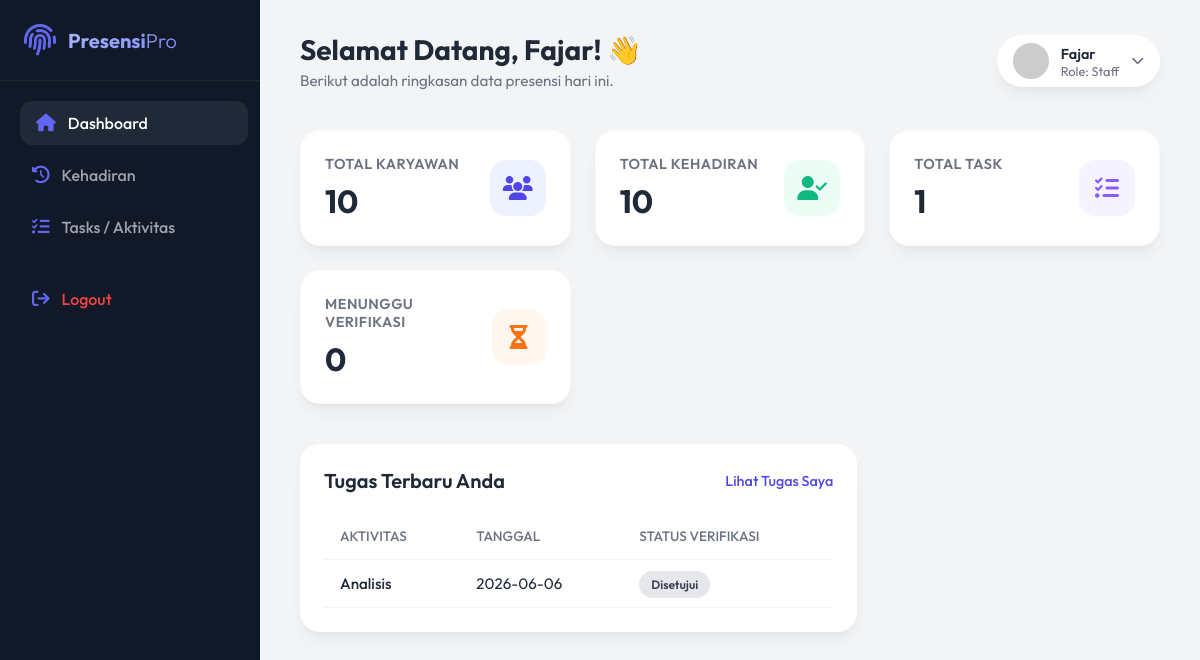
Screenshot of /index.php (signed in) with the database file from the repository.
### tables this page shows
CREATE TABLE `verifications` (
  `id` int(11) NOT NULL,
  `status` enum('Pending','Disetujui','Ditolak') DEFAULT NULL,
  `catatan` varchar(500) DEFAULT NULL,
  `tanggal_approval` datetime DEFAULT NULL,
  `tasks_idtasks` int(11) DEFAULT NULL,
  `users_id` int(11) DEFAULT NULL
);

CREATE TABLE `tasks` (
  `id` int(11) NOT NULL,
  `tanggal` date NOT NULL,
  `aktivitas` varchar(255) DEFAULT NULL,
  `deskripsi` varchar(500) DEFAULT NULL,
  `durasi_jam` decimal(4,2) DEFAULT NULL,
  `users_id` int(11) DEFAULT NULL
);

### models/User.php (called while the page is built, shortened)
<?php
class User {
    private $conn;
    private $table_name = "users";
    public function __construct($db) {
        $this->conn = $db;
    }
    public function read() {
        $query = "SELECT u.*, t.nama AS role_name FROM " . $this->table_name . " u "
            . "LEFT JOIN tipe_users t ON u.tipe_users_id = t.id "
            . "ORDER BY u.id DESC";
        $stmt = $this->conn->prepare($query);
        $stmt->execute();
        return $stmt;
    }
}
?>

### models/Kehadiran.php (called while the page is built, shortened)
<?php
class Kehadiran {
    private $conn;
    private $table_name = "kehadirans";
    public function __construct($db) {
        $this->conn = $db;
    }
    public function read() {
        $query = "SELECT k.*, u.nama AS user_name FROM " . $this->table_name . " k "
            . "LEFT JOIN users u ON k.users_id = u.id "
            . "ORDER BY k.id DESC";
        $stmt = $this->conn->prepare($query);
        $stmt->execute();
        return $stmt;
    }
}
?>

### models/Task.php (called while the page is built, shortened)
<?php
class Task
{
    private $conn;
    private $table_name = "tasks";
    public function __construct($db)
    {
        $this->conn = $db;
    }
    public function count($powerLevel = null, $currentUserId = null)
    {
        $query = "SELECT COUNT(*) as total_row FROM " . $this->table_name . " t LEFT JOIN users u ON t.users_id = u.id";
        if ($powerLevel !== null && $currentUserId !== null) {
            $query .= " WHERE t.users_id = :current_user OR (6 - u.tipe_users_id) < :power_level";
        }
        $stmt = $this->conn->prepare($query);
        if ($powerLevel !== null && $currentUserId !== null) {
            $stmt->bindParam(':current_user', $currentUserId, PDO::PARAM_INT);
            $stmt->bindParam(':power_level', $powerLevel, PDO::PARAM_INT);
        }
        $stmt->execute();
        $row = $stmt->fetch(PDO::FETCH_ASSOC);
        return $row['total_row'];
    }
}
?>

### models/Verification.php (called while the page is built, shortened)
<?php
class Verification
{
    private $conn;
    private $table_name = "verifications";
    public function __construct($db)
    {
        $this->conn = $db;
    }
    public function count($powerLevel = null, $status = null)
    {
        $query = "SELECT COUNT(*) as total_row FROM " . $this->table_name . " v LEFT JOIN users u ON v.users_id = u.id";
        $conditions = [];
        if ($powerLevel !== null && $powerLevel < 5) {
            $conditions[] = "(6 - u.tipe_users_id) < :powerLevel";
        }
        if ($status !== null) {
            $conditions[] = "v.status = :status";
        }
        if (!empty($conditions)) {
            $query .= " WHERE " . implode(" AND ", $conditions);
        }
        $stmt = $this->conn->prepare($query);
        if ($powerLevel !== null && $powerLevel < 5) {
            $stmt->bindParam(':powerLevel', $powerLevel, PDO::PARAM_INT);
        }
        if ($status !== null) {
            $stmt->bindParam(':status', $status, PDO::PARAM_STR);
        }
        $stmt->execute();
        $row = $stmt->fetch(PDO::FETCH_ASSOC);
        return $row['total_row'];
    }
}
?>

### index.php (the view, shortened to what this page needs)
<?php
require_once 'models/User.php';
require_once 'models/Kehadiran.php';
require_once 'models/Task.php';
require_once 'models/Verification.php';
$database = new Database();
$db = $database->getConnection();
$user = new User($db);
$kehadiran = new Kehadiran($db);
$task = new Task($db);
$verification = new Verification($db);
$userPowerLevel = $_SESSION['power_level'] ?? 1;
$currentUserId = $_SESSION['user_id'] ?? null;
$filterPowerLevel = ($userPowerLevel < 5) ? $userPowerLevel : null;
$filterUserId = ($userPowerLevel < 5) ? $currentUserId : null;
$stmtUsers = $user->read();
$totalUsers = $stmtUsers->rowCount();
$stmtKehadiran = $kehadiran->read();
$totalKehadiran = $stmtKehadiran->rowCount();
$totalTask = $task->count($filterPowerLevel, $filterUserId);
$totalPending = $verification->count($filterPowerLevel, 'Pending');
$recentUsersQuery = "SELECT u.nama, u.email, u.divisi, u.status, t.nama as tipe_user
                     FROM users u
                     LEFT JOIN tipe_users t ON u.tipe_users_id = t.id
                     ORDER BY u.id DESC LIMIT 5";
$recentUsersStmt = $db->prepare($recentUsersQuery);
$recentUsersStmt->execute();
$recentTasksQuery = "SELECT t.aktivitas, t.tanggal, v.status as verification_status
                     FROM tasks t
                     LEFT JOIN verifications v ON t.id = v.tasks_idtasks
                     WHERE t.users_id = :user_id
                     ORDER BY t.id DESC LIMIT 5";
$recentTasksStmt = $db->prepare($recentTasksQuery);
$recentTasksStmt->bindParam(':user_id', $currentUserId, PDO::PARAM_INT);
$recentTasksStmt->execute();
?>
<!DOCTYPE html>
<html lang="id">
<head>
    <link rel="stylesheet" href="https://cdnjs.cloudflare.com/ajax/libs/font-awesome/6.4.0/css/all.min.css">
    <link rel="stylesheet" href="assets/css/style.css">
</head>
<body>
    <aside class="sidebar">
        <div class="sidebar-header">
            <i class="fa-solid fa-fingerprint fa-2x" style="color: var(--primary-light);"></i>
            <h2>Presensi<span style="color: white; font-weight: 300;">Pro</span></h2>
        </div>
        <ul class="nav-links">
            <li><a href="index.php" class="active"><i class="fa-solid fa-house"></i> Dashboard</a></li>
            <li><a href="kehadiran/index.php"><i class="fa-solid fa-clock-rotate-left"></i> Kehadiran</a></li>
            <li><a href="tasks/index.php"><i class="fa-solid fa-list-check"></i> Tasks / Aktivitas</a></li>
            <li style="margin-top: auto; padding-top: 20px;"><a href="logout.php" style="color: #ef4444;"><i class="fa-solid fa-arrow-right-from-bracket"></i> Logout</a></li>
        </ul>
    </aside>
    <main class="main-content">
        <header class="top-header">
            <div class="welcome-msg">
                <h1>Selamat Datang, <?php echo htmlspecialchars($_SESSION['user_name'] ?? 'Admin'); ?>! 👋</h1>
                <p>Berikut adalah ringkasan data presensi hari ini.</p>
            </div>
            <div class="user-profile">
                <img src="https://ui-avatars.com/api/?name=<?php echo urlencode($_SESSION['user_name'] ?? 'Admin User'); ?>&background=4F46E5&color=fff" alt="Admin Profile">
                <div>
                    <span><?php echo htmlspecialchars($_SESSION['user_name'] ?? 'Admin User'); ?></span>
                    <div style="font-size: 0.8rem; color: var(--text-muted);">Role: <?php echo htmlspecialchars($_SESSION['user_role'] ?? 'User'); ?></div>
                </div>
                <i class="fa-solid fa-chevron-down" style="font-size: 0.8rem; color: var(--text-muted);"></i>
            </div>
        </header>
        <div class="stats-grid">
            <div class="stat-card">
                <div class="stat-info">
                    <h3>Total Karyawan</h3>
                    <div class="value"><?php echo $totalUsers; ?></div>
                </div>
                <div class="stat-icon icon-blue">
                    <i class="fa-solid fa-users"></i>
                </div>
            </div>
            <div class="stat-card">
                <div class="stat-info">
                    <h3>Total Kehadiran</h3>
                    <div class="value"><?php echo $totalKehadiran; ?></div>
                </div>
                <div class="stat-icon icon-green">
                    <i class="fa-solid fa-user-check"></i>
                </div>
            </div>
            <div class="stat-card">
                <div class="stat-info">
                    <h3>Total Task</h3>
                    <div class="value"><?php echo $totalTask; ?></div>
                </div>
                <div class="stat-icon icon-purple">
                    <i class="fa-solid fa-tasks"></i>
                </div>
            </div>
            <div class="stat-card">
                <div class="stat-info">
                    <h3>Menunggu Verifikasi</h3>
                    <div class="value"><?php echo $totalPending; ?></div>
                </div>
                <div class="stat-icon icon-orange">
                    <i class="fa-solid fa-hourglass-half"></i>
                </div>
            </div>
        </div>
        <div class="dashboard-sections">
            <?php if ($userPowerLevel > 1): ?>
                <div class="section-card">
                    <div class="section-header">
                        <h2>Karyawan Terbaru</h2>
                        <a href="users/index.php" class="view-all">Lihat Semua</a>
                    </div>
                    <div class="table-responsive">
                        <table>
                            <thead>
                                <tr>
                                    <th>Nama</th>
                                    <th>Divisi</th>
                                    <th>Role</th>
                                    <th>Status</th>
                                </tr>
                            </thead>
                            <tbody>
                                <?php while ($row = $recentUsersStmt->fetch(PDO::FETCH_ASSOC)) : ?>
                                    <tr>
                                        <td>
                                            <div style="font-weight: 500;"><?php echo htmlspecialchars($row['nama']); ?></div>
                                            <div style="font-size: 0.8rem; color: var(--text-muted);"><?php echo htmlspecialchars($row['email']); ?></div>
                                        </td>
                                        <td><?php echo htmlspecialchars($row['divisi']); ?></td>
                                        <td><?php echo htmlspecialchars($row['tipe_user']); ?></td>
                                        <td>
                                            <?php if ($row['status'] == 'Aktif') : ?>
                                                <span class="status-badge status-aktif">Aktif</span>
                                            <?php else : ?>
                                                <span class="status-badge status-nonaktif">Nonaktif</span>
                                            <?php endif; ?>
                                        </td>
                                    </tr>
                                <?php endwhile; ?>
                            </tbody>
                        </table>
                    </div>
                </div>
            <?php else: ?>
                <div class="section-card">
                    <div class="section-header">
                        <h2>Tugas Terbaru Anda</h2>
                        <a href="tasks/index.php" class="view-all">Lihat Tugas Saya</a>
                    </div>
                    <div class="table-responsive">
                        <table>
                            <thead>
                                <tr>
                                    <th>Aktivitas</th>
                                    <th>Tanggal</th>
                                    <th>Status Verifikasi</th>
                                </tr>
                            </thead>
                            <tbody>
                                <?php while ($row = $recentTasksStmt->fetch(PDO::FETCH_ASSOC)) : ?>
                                    <tr>
                                        <td style="font-weight: 500;"><?php echo htmlspecialchars($row['aktivitas']); ?></td>
                                        <td><?php echo htmlspecialchars($row['tanggal']); ?></td>
                                        <td>
                                            <?php if ($row['verification_status']): ?>
                                                <span class="status-badge" style="background:#e5e7eb; color:#374151;">
                                                    <?php echo htmlspecialchars($row['verification_status']); ?>
                                                </span>
                                            <?php else: ?>
                                                <span class="status-badge" style="background:#fee2e2; color:#991b1b;">Pending</span>
                                            <?php endif; ?>
                                        </td>
                                    </tr>
                                <?php endwhile; ?>
                            </tbody>
                        </table>
                    </div>
                </div>
            <?php endif; ?>
        </div>
    </main>
</body>
</html>

### rows the page displays
verifications: tasks_idtasks.aktivitas "Analisis", tasks_idtasks.tanggal "2026-06-06", status "Disetujui"

### other values shown
$_SESSION['user_name'] "Fajar"
$_SESSION['user_role'] "Staff"
$totalUsers "10"
$totalKehadiran "10"
$totalTask "1"
$totalPending "0"
